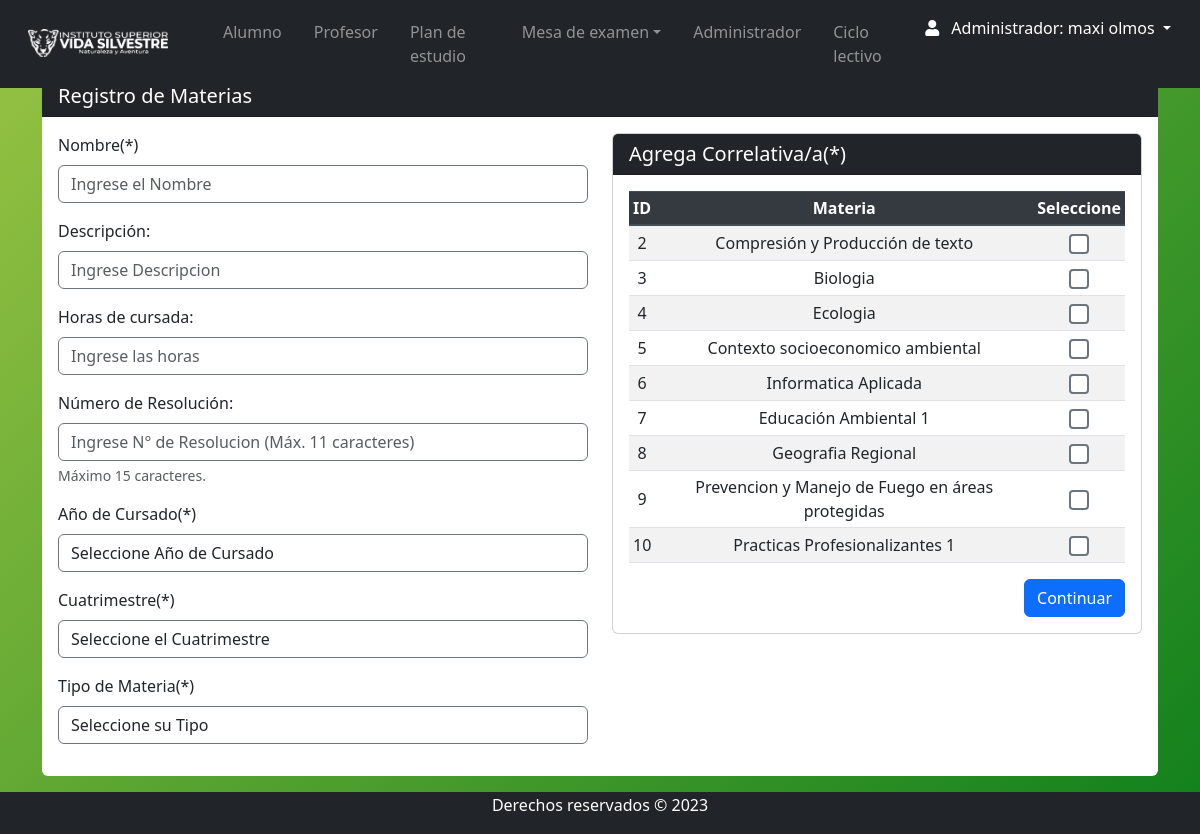
The app's page /Views/admin/materia_crea.php (signed in) with its own data.
### tables this page shows
CREATE TABLE `materia` (
  `id_materia` int(11) NOT NULL,
  `Nombre` varchar(255) DEFAULT NULL,
  `descripcion` varchar(50) DEFAULT NULL,
  `horas` varchar(5) DEFAULT NULL,
  `num_resolucion` varchar(15) DEFAULT NULL,
  `año_cursado` varchar(5) NOT NULL,
  `id_tipo` int(11) DEFAULT NULL,
  `estado` varchar(11) DEFAULT NULL,
  `plan_estudio` varchar(50) DEFAULT NULL
);

### Views/admin/materia_crea.php (the view, shortened to what this page needs)
<?php require 'navbar.php'; ?>
<div class="container mt-3">
    <div class="card rounded-2 border-0">
        <h5 class="card-header bg-dark text-white">Registro de Materias</h5>
        <div class="card-body">
            <form method="post" action="" id="formulario-materia">
                <div id="formulario-ingreso">
                    <div class="row">
                        <div class="col">
                            <div class="form-group">
                                <label for="nombre">Nombre(*)</label>
                                <input type="text" class="form-control" name="nombre" id="nombre" placeholder="Ingrese el Nombre" autocomplete="off" required>
                            </div>
                            <div class="form-group">
                                <label for="descripcion">Descripción:</label>
                                <input type="text" class="form-control" name="descripcion" placeholder="Ingrese Descripcion" id="descripcion" autocomplete="off" >
                            </div>
                            <div class="form-group">
                                <label for="horas">Horas de cursada:</label>
                                <input type="number" class="form-control" name="horas" id="horas" placeholder="Ingrese las horas" autocomplete="off" >
                            </div>
                            <div class="form-group">
                                <label for="num_resolucion">Número de Resolución:</label>
                                <input type="text" class="form-control" id="num_resolucion" name="num_resolucion" placeholder="Ingrese N° de Resolucion (Máx. 11 caracteres)" maxlength="15" autocomplete="off" >
                                <small class="form-text text-muted">Máximo 15 caracteres.</small>
                            </div>
                            <div class="form-group">
                                <label for="año">Año de Cursado(*)</label>
                                <select name="año" id="año" class="form-control" autocomplete="off" required>
                                    <option value="" disabled selected>Seleccione Año de Cursado</option>
                                </select>
                            </div>
                            <div class="form-group">
                                <label for="plan_estudio">Cuatrimestre(*)</label>
                                <select name="plan_estudio" id="plan_estudio" class="form-control" autocomplete="off" required>
                                    <option value="" disabled selected>Seleccione el Cuatrimestre</option>
                                </select>
                            </div>
                            <div class="form-group">
                                <label for="id_tipo">Tipo de Materia(*)</label>
                                <select name="id_tipo" id="id_tipo" class="form-control" autocomplete="off" required>
                                    <option value="" disabled selected>Seleccione su Tipo</option>
                                </select>
                            </div>
                        </div>
                        <div class="col">
                            <div class="card rounded-2 ">
                            <h5 class="card-header bg-dark text-white">Agrega Correlativa/a(*)</h5>
                            <div class="card-body ">
                                <table id="" class="table table-striped table-sm" style="width:100%">
                                    <thead class="thead-dark">
                                        <tr>
                                            <th>ID</th>
                                            <th>Materia</th>
                                            <th>Seleccione</th>
                                        </tr>
                                    </thead>
                                    <tbody>
                                        <?php
                                        $sql = $db->query("SELECT * FROM materia WHERE estado = 'Activo'");
                                        while ($resultado = $sql->fetch(PDO::FETCH_ASSOC)) {
                                        ?>
                                            <tr>
                                                <td><?php echo $resultado["id_materia"] ?></td>
                                                <td><?php echo $resultado["Nombre"] ?></td>
                                                <td>
                                                    <div class="form-check checkbox-xl d-flex justify-content-center">
                                                        <input type="checkbox" class="form-check-input" name="correlativas[]" value="<?php echo $resultado["id_materia"]; ?>" >
                                                    </div>
                                                </td>
                                            </tr>
                                        <?php
                                        }
                                        ?>
                                    </tbody>
                                </table>
                                <button type="button" class="btn btn-primary float-right" id="continuarBtn">Continuar</button>
                            </div>
                            </div>
                        </div>
                    </div>
                </div>
            </form>
        </div>
    </div>
</div>
<?php require 'footer.php'; ?>

### css/style.css (style rules this page uses)
body { background: linear-gradient(135deg, #98c343, #10801c); position: relative; padding-bottom: 10px; min-height: 100vh; }
input { border-style: solid !important; border-color: #6c757d !important; border-width: 1.5px !important; }
select { border-style: solid !important; border-color: #6c757d !important; border-width: 1px !important; }
input[type=checkbox] { border-color: #6c757d !important; border-style: solid !important; border-width: 2px !important; width: 20px; height: 20px; }
th, td { text-align: center !important; vertical-align: middle !important; }
input[type="number"] { -webkit-appearance: none; -moz-appearance: textfield; appearance: none; margin: 0; }

### records on screen
materia: id_materia "2", Nombre "Compresión y Producción de texto"
materia: id_materia "3", Nombre "Biologia"
materia: id_materia "4", Nombre "Ecologia"
materia: id_materia "5", Nombre "Contexto socioeconomico ambiental"
materia: id_materia "6", Nombre "Informatica Aplicada"
materia: id_materia "7", Nombre "Educación Ambiental 1"
materia: id_materia "8", Nombre "Geografia Regional"
materia: id_materia "9", Nombre "Prevencion y Manejo de Fuego en áreas protegidas"
materia: id_materia "10", Nombre "Practicas Profesionalizantes 1"

### other values on screen
$_SESSION['nombre'] "maxi"
$_SESSION['apellido'] "olmos"
